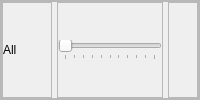
                              <widget class="QFrame" name="White_All_LED_Frame">
                               <property name="frameShape">
                                <enum>QFrame::StyledPanel</enum>
                               </property>
                               <property name="frameShadow">
                                <enum>QFrame::Raised</enum>
                               </property>
                               <layout class="QHBoxLayout" name="horizontalLayout_25">
                                <property name="spacing">
                                 <number>0</number>
                                </property>
                                <property name="leftMargin">
                                 <number>0</number>
                                </property>
                                <property name="topMargin">
                                 <number>0</number>
                                </property>
                                <property name="rightMargin">
                                 <number>0</number>
                                </property>
                                <property name="bottomMargin">
                                 <number>0</number>
                                </property>
                                <item>
                                 <widget class="QFrame" name="AllWhite_frame">
                                  <property name="frameShape">
                                   <enum>QFrame::StyledPanel</enum>
                                  </property>
                                  <property name="frameShadow">
                                   <enum>QFrame::Raised</enum>
                                  </property>
                                  <layout class="QHBoxLayout" name="horizontalLayout_32">
                                   <property name="spacing">
                                    <number>5</number>
                                   </property>
                                   <property name="leftMargin">
                                    <number>0</number>
                                   </property>
                                   <property name="topMargin">
                                    <number>0</number>
                                   </property>
                                   <property name="rightMargin">
                                    <number>0</number>
                                   </property>
                                   <property name="bottomMargin">
                                    <number>0</number>
                                   </property>
                                   <item>
                                    <widget class="QFrame" name="AllWhite_Display_frame">
                                     <property name="minimumSize">
                                      <size>
                                       <width>50</width>
                                       <height>0</height>
                                      </size>
                                     </property>
                                     <property name="maximumSize">
                                      <size>
                                       <width>50</width>
                                       <height>16777215</height>
                                      </size>
                                     </property>
                                     <property name="frameShape">
                                      <enum>QFrame::StyledPanel</enum>
                                     </property>
                                     <property name="frameShadow">
                                      <enum>QFrame::Raised</enum>
                                     </property>
                                     <layout class="QHBoxLayout" name="AllWhite_toggleButton_layout">
                                      <property name="spacing">
                                       <number>0</number>
                                      </property>
                                      <property name="leftMargin">
                                       <number>0</number>
                                      </property>
                                      <property name="topMargin">
                                       <number>0</number>
                                      </property>
                                      <property name="rightMargin">
                                       <number>0</number>
                                      </property>
                                      <property name="bottomMargin">
                                       <number>0</number>
                                      </property>
                                      <item>
                                       <widget class="QLabel" name="AllWhite_label">
                                        <property name="maximumSize">
                                         <size>
                                          <width>125</width>
                                          <height>16777215</height>
                                         </size>
                                        </property>
                                        <property name="text">
                                         <string>All</string>
                                        </property>
                                        <property name="alignment">
                                         <set>Qt::AlignLeading|Qt::AlignLeft|Qt::AlignVCenter</set>
                                        </property>
                                       </widget>
                                      </item>
                                     </layout>
                                    </widget>
                                   </item>
                                   <item>
                                    <widget class="QFrame" name="AllWhite_Slider_frame">
                                     <property name="maximumSize">
                                      <size>
                                       <width>225</width>
                                       <height>16777215</height>
                                      </size>
                                     </property>
                                     <property name="frameShape">
                                      <enum>QFrame::StyledPanel</enum>
                                     </property>
                                     <property name="frameShadow">
                                      <enum>QFrame::Raised</enum>
                                     </property>
                                     <layout class="QHBoxLayout" name="horizontalLayout_34">
                                      <property name="spacing">
                                       <number>0</number>
                                      </property>
                                      <property name="leftMargin">
                                       <number>0</number>
                                      </property>
                                      <property name="topMargin">
                                       <number>0</number>
                                      </property>
                                      <property name="rightMargin">
                                       <number>0</number>
                                      </property>
                                      <property name="bottomMargin">
                                       <number>0</number>
                                      </property>
                                      <item>
                                       <widget class="QSlider" name="AllWhite_Slider">
                                        <property name="maximum">
                                         <number>100</number>
                                        </property>
                                        <property name="sliderPosition">
                                         <number>0</number>
                                        </property>
                                        <property name="orientation">
                                         <enum>Qt::Horizontal</enum>
                                        </property>
                                        <property name="tickPosition">
                                         <enum>QSlider::TicksBelow</enum>
                                        </property>
                                        <property name="tickInterval">
                                         <number>10</number>
                                        </property>
                                       </widget>
                                      </item>
                                     </layout>
                                    </widget>
                                   </item>
                                   <item>
                                    <widget class="QFrame" name="AllWhite_value_frame">
                                     <property name="minimumSize">
                                      <size>
                                       <width>30</width>
                                       <height>0</height>
                                      </size>
                                     </property>
                                     <property name="maximumSize">
                                      <size>
                                       <width>30</width>
                                       <height>16777215</height>
                                      </size>
                                     </property>
                                     <property name="frameShape">
                                      <enum>QFrame::StyledPanel</enum>
                                     </property>
                                     <property name="frameShadow">
                                      <enum>QFrame::Raised</enum>
                                     </property>
                                     <layout class="QHBoxLayout" name="horizontalLayout_24">
                                      <property name="spacing">
                                       <number>0</number>
                                      </property>
                                      <property name="leftMargin">
                                       <number>0</number>
                                      </property>
                                      <property name="topMargin">
                                       <number>0</number>
                                      </property>
                                      <property name="rightMargin">
                                       <number>0</number>
                                      </property>
                                      <property name="bottomMargin">
                                       <number>0</number>
                                      </property>
                                      <item>
                                       <widget class="QLabel" name="AllWhite_Value">
                                        <property name="maximumSize">
                                         <size>
                                          <width>16777215</width>
                                          <height>16777215</height>
                                         </size>
                                        </property>
                                        <property name="text">
                                         <string/>
                                        </property>
                                        <property name="alignment">
                                         <set>Qt::AlignCenter</set>
                                        </property>
                                       </widget>
                                      </item>
                                     </layout>
                                    </widget>
                                   </item>
                                  </layout>
                                 </widget>
                                </item>
                               </layout>
                              </widget>
